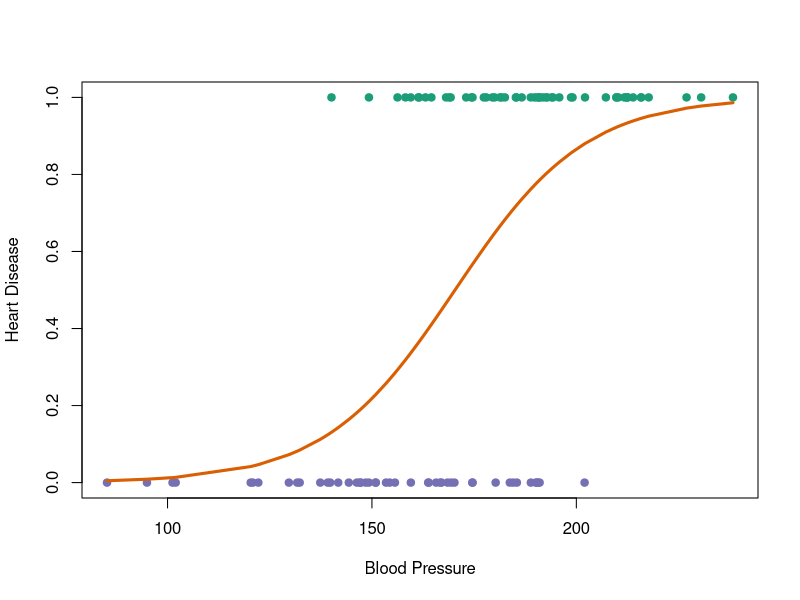
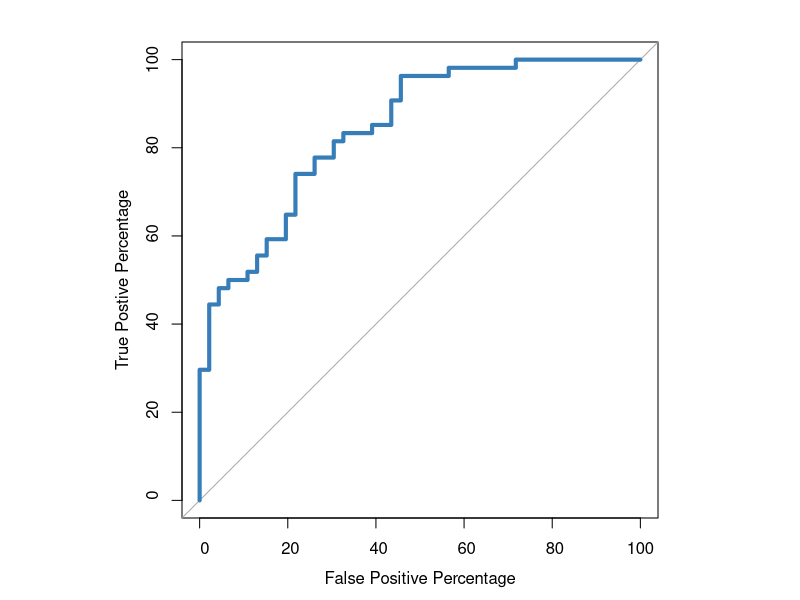
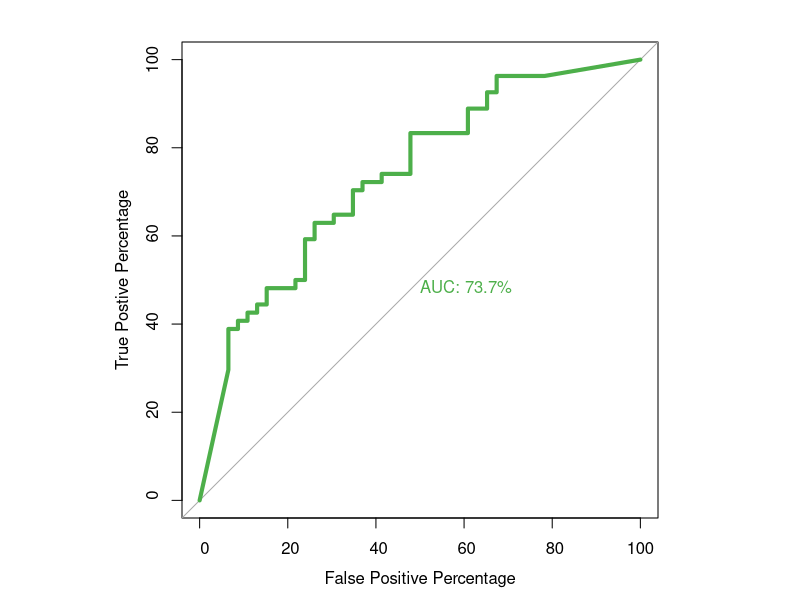
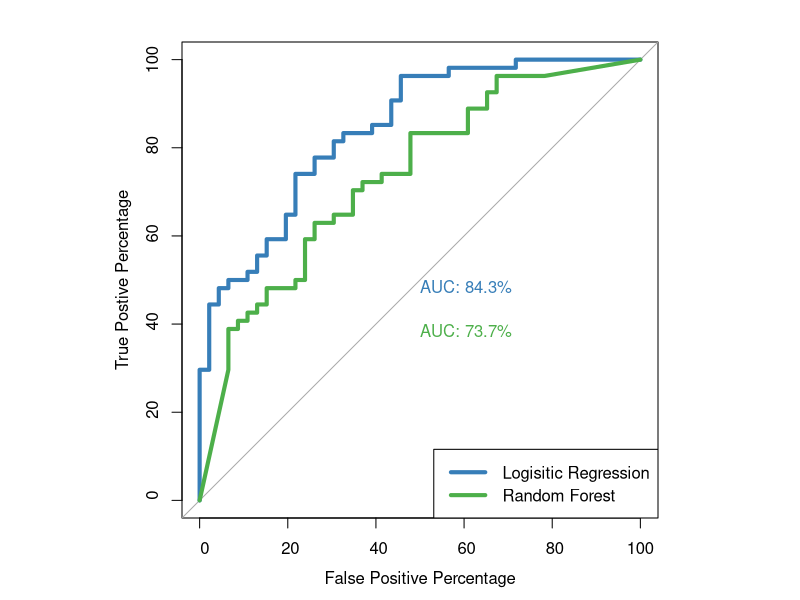
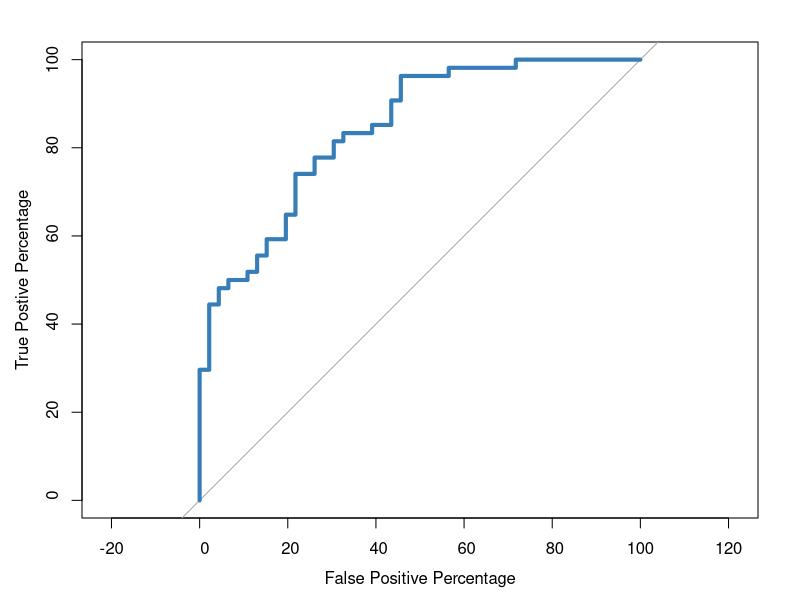
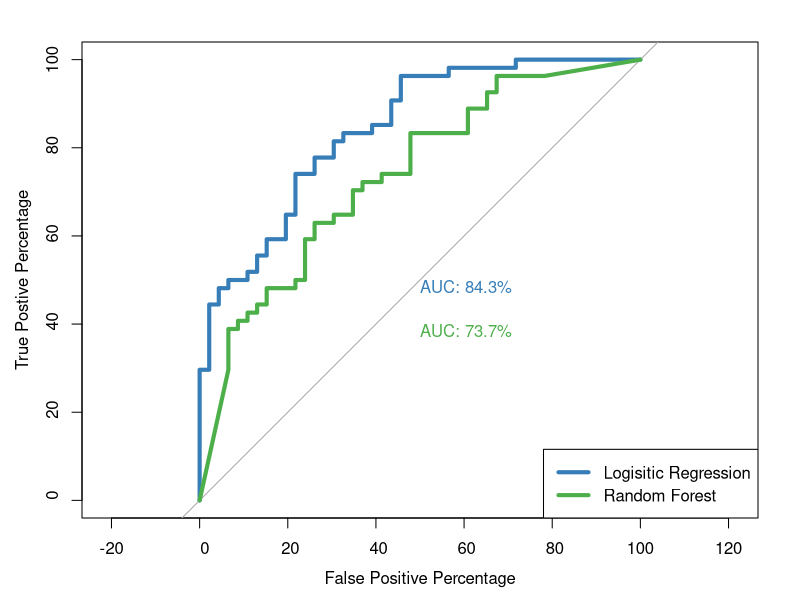

The R source for these figures, in order:
library(pROC) # install with install.packages("pROC")
library(randomForest) # install with install.packages("randomForest")

#######################################
##
## Generate blood pressure and heart disease datasets.
##
#######################################
set.seed(42) # this will make my results match yours

num.samples <- 100

## genereate 100 values from a normal distribution with
## mean 172 and standard deviation 29, then sort them
bp <- sort(rnorm(n = num.samples, mean = 172, sd = 29))

## Now we will decide if a sample has heart disease or not.
## NOTE: This method for classifying a sample as having heart disease or not
## was made up just for this example.
## rank(bp) returns 1 for the lowest blood pressure, 2 for the second lowest, ...
##              ... and it returns 100 for the highest blood pressure
## So what we do is generate a random number between 0 and 1. Then we see if
## that number is less than rank/100. So, for the lowest sample, rank = 1.
## This sample will be classified having heart disease if we get a random number less than
## 1/100. For the second lowest sample, rank = 2, we get another random
## number between 0 and 1 and classify this sample having heart disease if that random
## number is < 2/100. We repeat that process for all 100 samples
hd <- ifelse(
  test = (runif(n = num.samples) < (rank(bp) / num.samples)),
  yes = 1,
  no = 0
)
hd ## print out the contents of "hd" to show us which samples were
## classified as having heart disease with 1, and which samples were classified
## "not having heart disease" with 0.

#######################################
##
## Now fit a logistic regression to the data
## and draw the data with the fitted squiggle
##
#######################################

## fit a logistic regression to the data...
glm.fit <- glm(hd ~ bp, family = binomial)

## plot the data
plot(
  x = bp,
  y = hd,
  col = ifelse(hd == 1, "#1b9e77", "#7570b3"),
  pch = 19,
  xlab = "Blood Pressure",
  ylab = "Heart Disease"
)

## plot the logistic regression squiggle
lines(bp, glm.fit$fitted.values, lwd = 3, col = "#d95f02")

# pdf("logistic_regression.pdf", width = 6, height = 4)
# plot(
#   x = bp,
#   y = hd,
#   col = ifelse(hd == 1, "#1b9e77", "#7570b3"),
#   pch = 19,
#   cex = 2,
#   xlab = "Blood Pressure",
#   ylab = "Heart Disease"
# )
# lines(bp, glm.fit$fitted.values, lwd = 3, col = "#d95f02")
# dev.off()

#######################################
##
## draw confusion matrix and calculate
## sensitivity, specificity and precision
##
#######################################

logistic.predicted <- factor(
  glm.fit$fitted.values > 0.5,
  levels = c(FALSE, TRUE),
  labels = c(0, 1)
)
logistic.conf.matrix <- table(
  Predicted = logistic.predicted,
  Actual = factor(hd)
)
# display the confusion matrix
logistic.conf.matrix

# now calculate metrics
logistic.TP <- logistic.conf.matrix["1", "1"]
logistic.TP
logistic.TN <- logistic.conf.matrix["0", "0"]
logistic.TN
logistic.FP <- logistic.conf.matrix["1", "0"]
logistic.FP
logistic.FN <- logistic.conf.matrix["0", "1"]
logistic.FN

logistic.accuracy <- (logistic.TP + logistic.TN) / length(hd)
logistic.accuracy

logistic.sensitivity <-
  logistic.TP / (logistic.TP + logistic.FN)
logistic.sensitivity

logistic.specificity <-
  logistic.TN / (logistic.TN + logistic.FP)
logistic.specificity

logistic.precision <-
  logistic.TP / (logistic.TP + logistic.FP)
logistic.precision

#######################################
##
## draw ROC and AUC for the logistic regression using pROC
##
#######################################

## NOTE: By default, the graphs come out looking terrible
## The problem is that ROC graphs should be square, since the x and y axes
## both go from 0 to 1. However, the window in which I draw them isn't square
## so extra whitespace is added to pad the sides.
#roc(hd, glm.fit$fitted.values, plot = TRUE)

## Now let's configure R so that it prints the graph as a square.
##
par(pty = "s") ## pty sets the aspect ratio of the plot region. Two options:
##                "s" - creates a square plotting region
##                "m" - (the default) creates a maximal plotting region
#roc(hd, glm.fit$fitted.values, plot = TRUE)

## NOTE: By default, roc() uses specificity on the x-axis and the values range
## from 1 to 0. This makes the graph look like what we would expect, but the
## x-axis itself might induce a headache. To use 1-specificity (i.e. the
## False Positive Rate) on the x-axis, set "legacy.axes" to TRUE.
#roc(hd, glm.fit$fitted.values, plot = TRUE, legacy.axes = TRUE)

## If you want to rename the x and y axes...
# roc(
#   hd,
#   glm.fit$fitted.values,
#   plot = TRUE,
#   legacy.axes = TRUE,
#   percent = TRUE,
#   xlab = "False Positive Percentage",
#   ylab = "True Postive Percentage"
# )

## We can also change the color of the ROC line, and make it wider...
roc(
  hd,
  glm.fit$fitted.values,
  plot = TRUE,
  legacy.axes = TRUE,
  percent = TRUE,
  xlab = "False Positive Percentage",
  ylab = "True Postive Percentage",
  col = "#377eb8",
  lwd = 4
)

pdf("logstic_roc.pdf", width = 4, height = 4)
roc(
  hd,
  glm.fit$fitted.values,
  plot = TRUE,
  legacy.axes = TRUE,
  percent = TRUE,
  xlab = "False Positive Percentage",
  ylab = "True Postive Percentage",
  col = "#377eb8",
  lwd = 4
)
dev.off()
## If we want to find out the optimal threshold we can store the
## data used to make the ROC graph in a variable...
roc.info <- roc(hd, glm.fit$fitted.values, legacy.axes = TRUE)
# str(roc.info)

## and then extract just the information that we want from that variable.
roc.df <- data.frame(
  tpp = roc.info$sensitivities * 100, ## tpp = true positive percentage
  fpp = (1 - roc.info$specificities) * 100, ## fpp = false positive precentage
  thresholds = roc.info$thresholds
)

head(roc.df, n = 3) ## head() will show us the values for the upper right-hand corner
## of the ROC graph, when the threshold is so low
## (negative infinity) that every single sample is predicted
## as having heart disease
## Thus TPP = 100% and FPP = 100%

# tail(roc.df) ## tail() will show us the values for the lower left-hand corner
## of the ROC graph, when the threshold is so high (infinity)
## that every single sample is predicted to not have heart disease.
## Thus, TPP = 0% and FPP = 0%

## now let's look at the thresholds between TPP 70% and 80%...
roc.df[roc.df$tpp > 70 & roc.df$tpp < 80, ]

## We can calculate the area under the curve...
# roc(
#   hd,
#   glm.fit$fitted.values,
#   plot = TRUE,
#   legacy.axes = TRUE,
#   percent = TRUE,
#   xlab = "False Positive Percentage",
#   ylab = "True Postive Percentage",
#   col = "#377eb8",
#   lwd = 4,
#   print.auc = TRUE
# )

# ## ...and the partial area under the curve.
# roc(
#   hd,
#   glm.fit$fitted.values,
#   plot = TRUE,
#   legacy.axes = TRUE,
#   percent = TRUE,
#   xlab = "False Positive Percentage",
#   ylab = "True Postive Percentage",
#   col = "#377eb8",
#   lwd = 4,
#   print.auc = TRUE,
#   print.auc.x = 45,
#   partial.auc = c(100, 90),
#   auc.polygon = TRUE,
#   auc.polygon.col = "#377eb822"
# )

#######################################
##
## Now let's fit the data with a random forest...
##
#######################################
rf.model <- randomForest(factor(hd) ~ bp)


###########################
##
## Now draw the ROC
##
############################

## ROC for random forest
roc(
  hd,
  rf.model$votes[, 1],
  plot = TRUE,
  legacy.axes = TRUE,
  percent = TRUE,
  xlab = "False Positive Percentage",
  ylab = "True Postive Percentage",
  col = "#4daf4a",
  lwd = 4,
  print.auc = TRUE
)


#######################################
##
## Now layer logistic regression and random forest ROC graphs..
##
#######################################
roc(
  hd,
  glm.fit$fitted.values,
  plot = TRUE,
  legacy.axes = TRUE,
  percent = TRUE,
  xlab = "False Positive Percentage",
  ylab = "True Postive Percentage",
  col = "#377eb8",
  lwd = 4,
  print.auc = TRUE
)

plot.roc(
  hd,
  rf.model$votes[, 1],
  percent = TRUE,
  col = "#4daf4a",
  lwd = 4,
  print.auc = TRUE,
  add = TRUE,
  print.auc.y = 40
)
legend(
  "bottomright",
  legend = c("Logisitic Regression", "Random Forest"),
  col = c("#377eb8", "#4daf4a"),
  lwd = 4
)

pdf("logistic_vs_forest_AUC.pdf", width = 6, height = 6)
roc(
  hd,
  glm.fit$fitted.values,
  plot = TRUE,
  legacy.axes = TRUE,
  percent = TRUE,
  xlab = "False Positive Percentage",
  ylab = "True Postive Percentage",
  col = "#377eb8",
  lwd = 4,
  print.auc = TRUE
)

plot.roc(
  hd,
  rf.model$votes[, 1],
  percent = TRUE,
  col = "#4daf4a",
  lwd = 4,
  print.auc = TRUE,
  add = TRUE,
  print.auc.y = 40
)
legend(
  "bottomright",
  legend = c("Logisitic Regression", "Random Forest"),
  col = c("#377eb8", "#4daf4a"),
  lwd = 4
)
dev.off()

#######################################
##
## Now that we're done with our ROC fun, let's reset the par() variables.
## There are two ways to do it...
##
#######################################
par(pty = "m")
